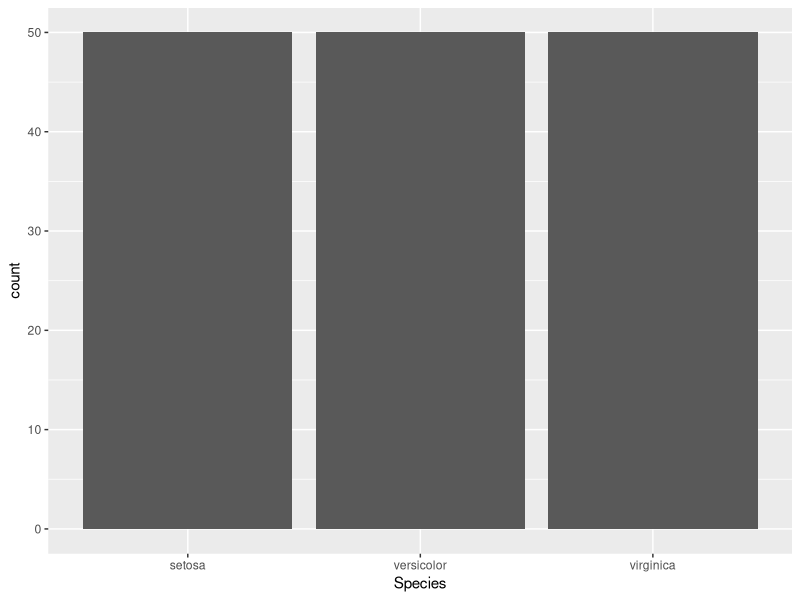
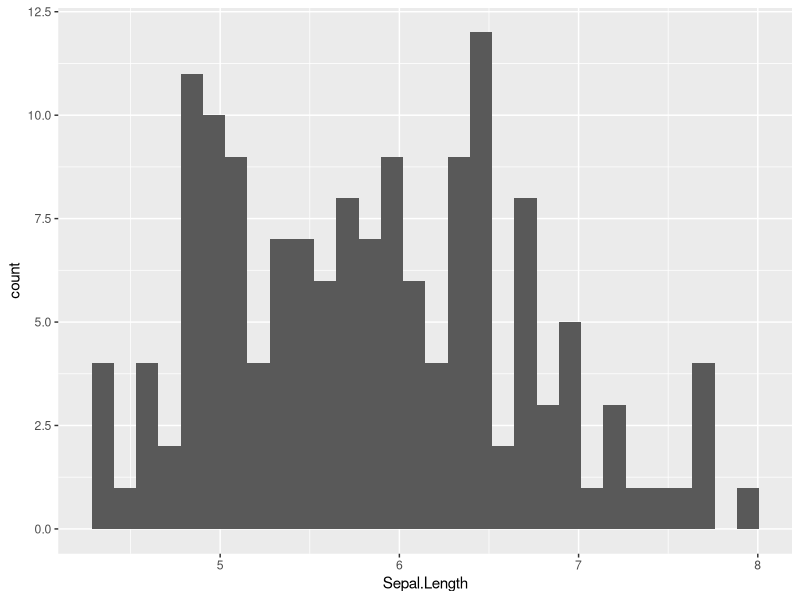
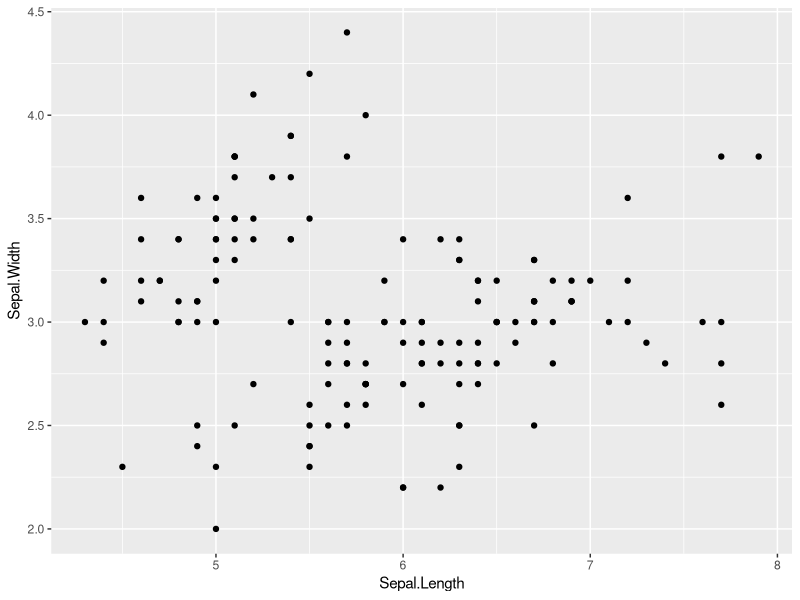
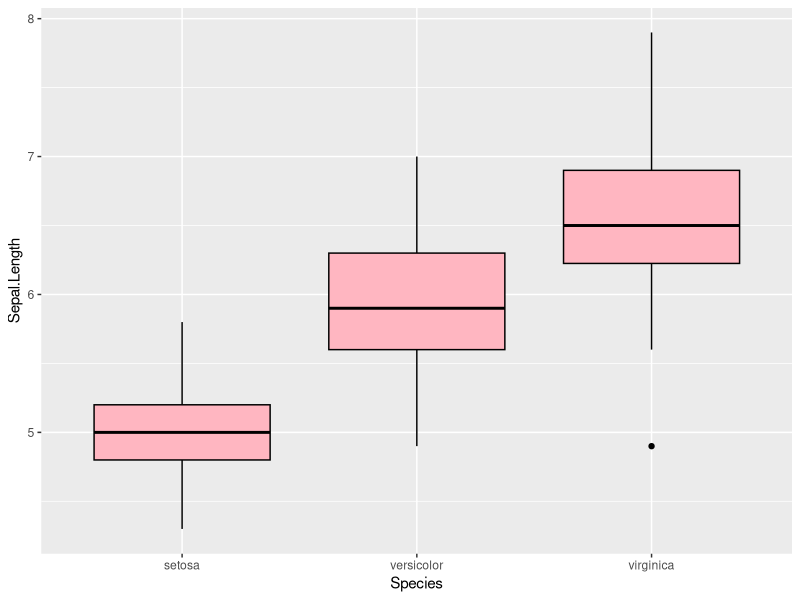
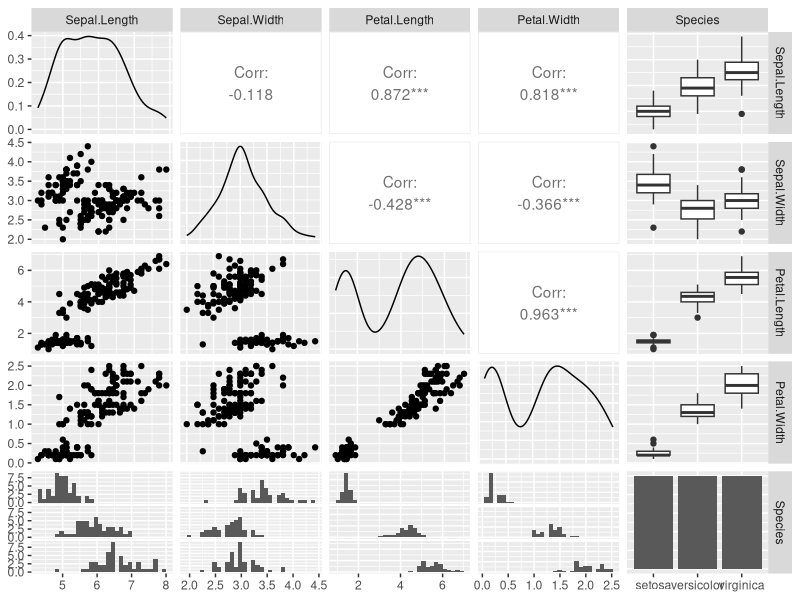

Reproduce these figures in R, in order.
## ---- chunk 1
library(ggplot2)
iris
## ---- chunk 2
ggplot(data = iris, aes(x = Species)) + geom_bar()
## ---- chunk 3
ggplot(data = iris, aes(x = Sepal.Length)) + geom_histogram()
## ---- chunk 4
ggplot(data = iris, aes(x = Sepal.Length, y = Sepal.Width)) + geom_point(fill = "lightpink", colour = "black")
## ---- chunk 5
ggplot(data = iris, aes(x = Species, y = Sepal.Length)) + geom_boxplot(fill = "lightpink", colour = "black")
## ---- chunk 6
library(ggplot2)
library(GGally)
library(scales)
library(memisc)

ggpairs(iris)
